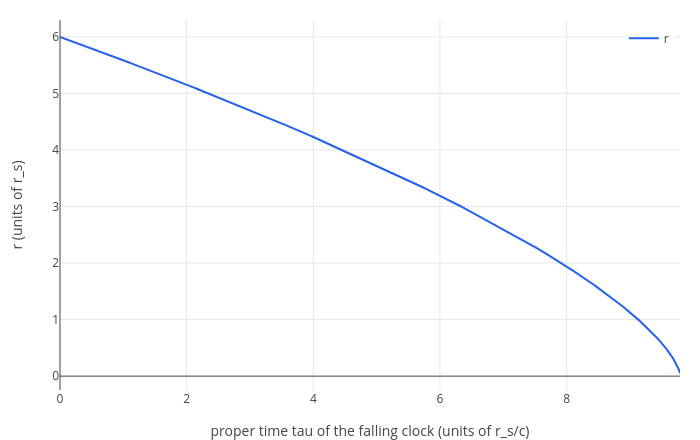

Write notebook code for a chart like this one.
### Markdown cell above
The curve stops at the horizon, $r = r_s = 1$, at $\tau \approx 9.13$. That is not the falling object's doing: the
second equation, $dt/d\tau = 1/(1 - r_s/r)$, is infinite there, and `odeplot` cannot step past an infinite value. Only
the first equation describes the fall itself, so solve that one alone (one equation, one unknown `[r]`):

### Code cell
labels(odeplot([-sqrt(r_s/r)], [r], tau, [6], 0, 9.79, [tau r]), "proper time tau of the falling clock (units of r_s/c)", "r (units of r_s)")

### Figure 1 — Plotly figure (JSON) as saved in the notebook; plotly's stock layout.template omitted (floating-point values rounded to 4 significant figures; data arrays with more than 128 entries replaced by an {"elided": "..."} marker saying what was removed)
{"data": [{"line": {"color": "#2563eb", "width": 2}, "mode": "lines", "name": "r", "type": "scatter", "x": {"elided": "2807 float values"}, "y": {"elided": "2807 float values"}}], "layout": {"height": 440, "legend": {"bgcolor": "rgba(255,255,255,0.8)", "x": 0.99, "xanchor": "right", "y": 0.99, "yanchor": "top"}, "margin": {"b": 50, "l": 60, "r": 20, "t": 20}, "showlegend": true, "title": {"text": ""}, "width": 700, "xaxis": {"title": {"text": "proper time tau of the falling clock (units of r_s/c)"}, "zeroline": true}, "yaxis": {"range": [-0.2452, 6.297], "title": {"text": "r (units of r_s)"}, "zeroline": true}}}
